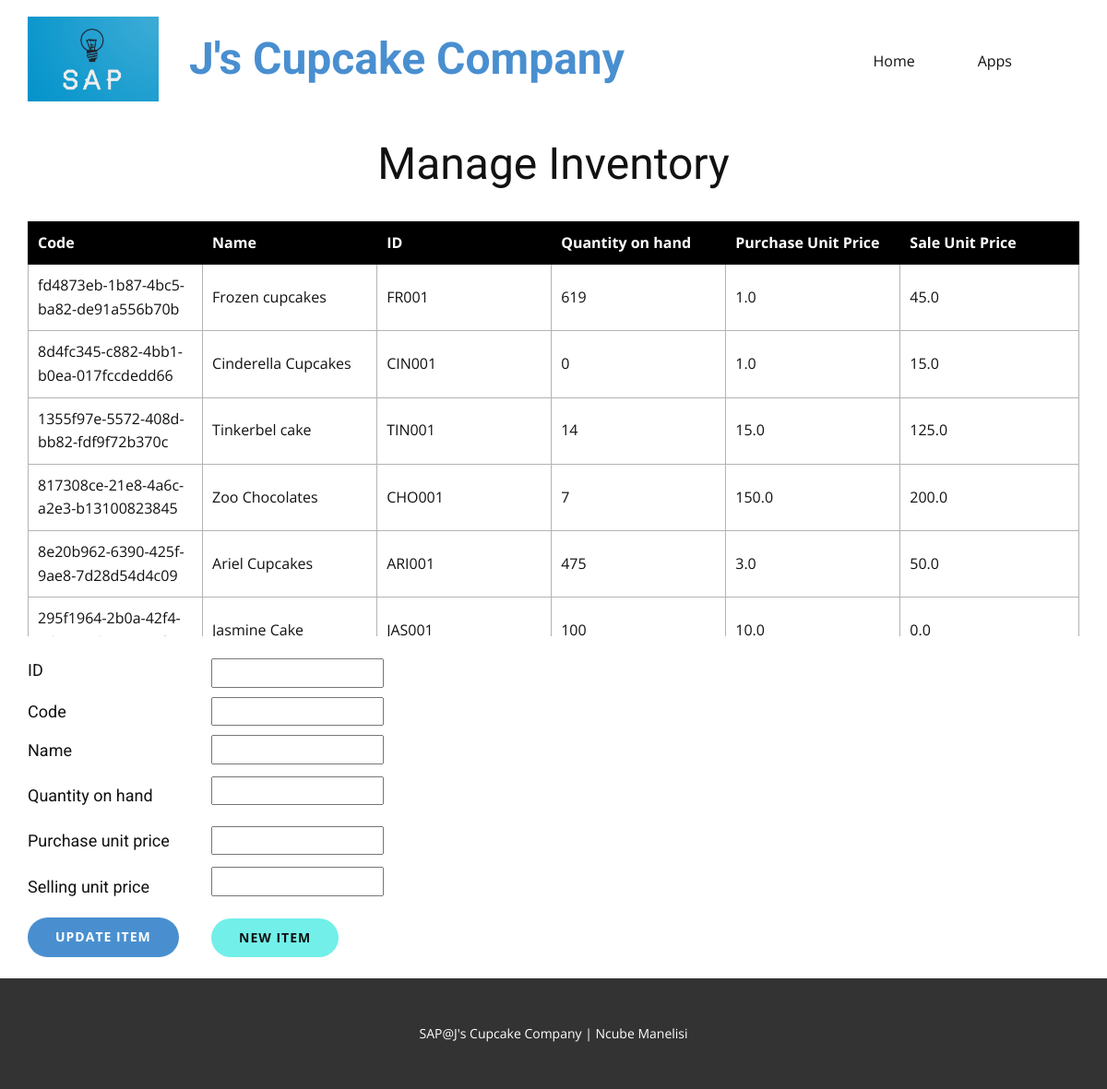
The app's page /manage-inventory, older data.
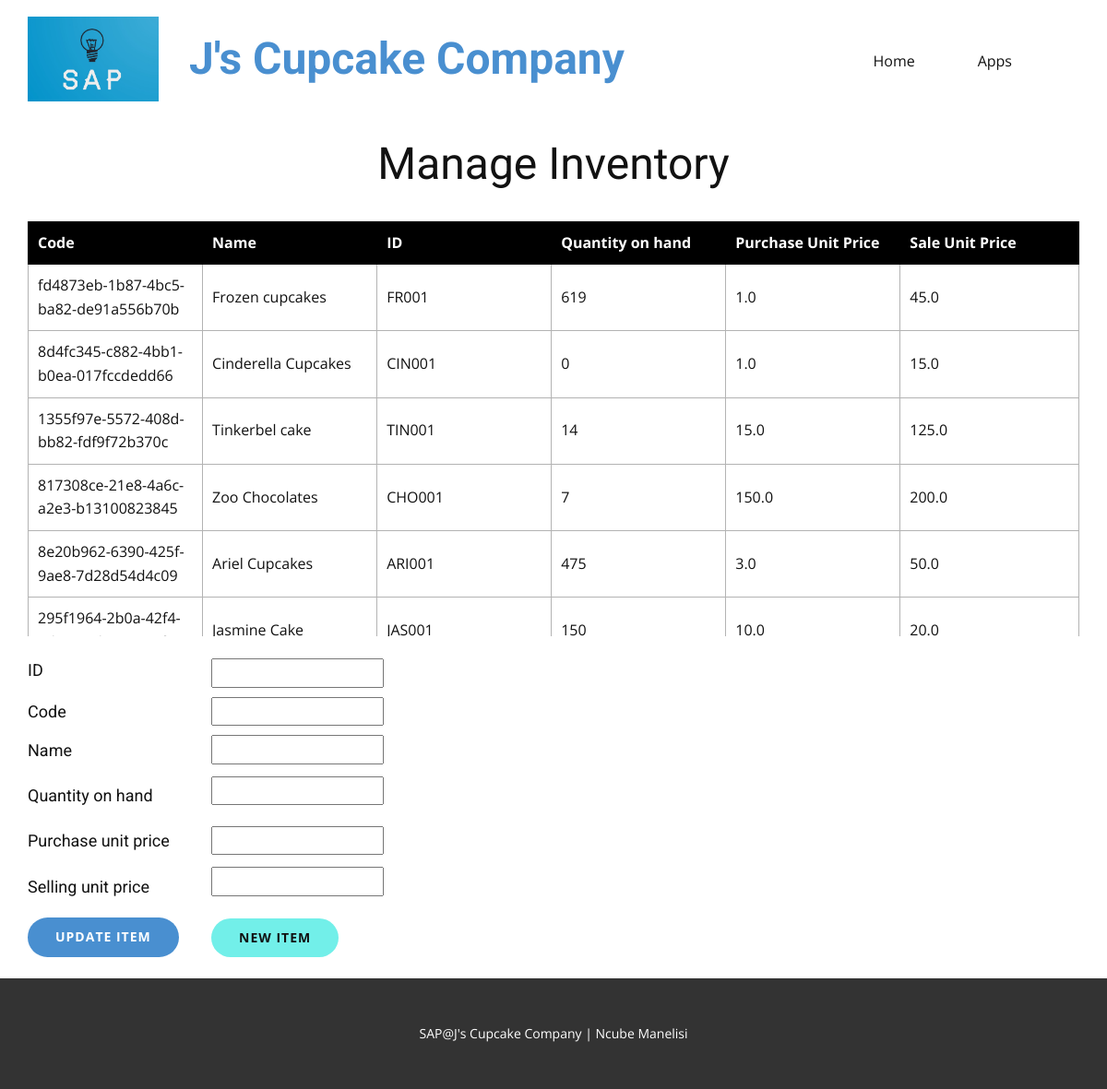
The same page, newer data.
### tables this page shows
CREATE TABLE Item (id TEXT, name TEXT, code TEXT PRIMARY KEY, quantity_on_hand INTEGER, purchase_unit_price REAL, sale_unit_price REAL);

### server.py (the view)
@app.route('/manage-inventory', methods=['GET'])
def manageInventory():
    return render_template('Manage-Inventory.html', items=fetchInventory()) #Manage-Inventory page, send with items

### server.py (called while the page is built)
def selectFromDatabase(select_query):
    try:
        conn = sqlite3.connect(db_name)
        cursor = conn.cursor()
        cursor.execute(select_query)
        result = cursor.fetchall()
        return result
    except sqlite3.Error as e:
        print(f"Error executing SELECT query: {e}")
        return None
    finally:
        if conn:
            conn.close()

def fetchInventory():
    tuples = selectFromDatabase("SELECT * FROM Item")   #Fetch data from table
    items = []
    for tuple in tuples:
        item = {    #Format as dictionary objects
            "id": tuple[0],
            "name": tuple[1],
            "code": tuple[2],
            "quantity_on_hand": tuple[3],
            "purchase_unit_price": tuple[4],
            "sale_unit_price": tuple[5]}
        items.append(item)
    return items

### templates/Manage-Inventory.html (shortened to what this page needs)
<!DOCTYPE html>
<html style="font-size: 16px;" lang="en"><head>
    <link rel="stylesheet" href="{{ url_for('static', filename='css/jcupcakecompany.css') }}" media="screen">
    <link rel="stylesheet" href="{{ url_for('static', filename='css/Manage-Inventory.css') }}" media="screen">
  <meta data-intl-tel-input-cdn-path="intlTelInput/"></head>
  <body class="u-body u-xl-mode" data-lang="en"><header class="u-clearfix u-header u-header" id="sec-a257"><div class="u-clearfix u-sheet u-sheet-1">
        <div class="u-image u-logo u-image-1" data-image-width="955" data-image-height="619">
          <img src="{{ url_for('static', filename='images/logo.jpg') }}" class="u-logo-image u-logo-image-1">
        </div>
        <p class="u-custom-font u-heading-font u-text u-text-default u-text-palette-1-base u-text-1">J's Cupcake Company </p>
        <nav class="u-menu u-menu-one-level u-offcanvas u-menu-1">
          <div class="u-custom-menu u-nav-container">
            <ul class="u-nav u-unstyled u-nav-1"><li class="u-nav-item"><span class="u-button-style u-nav-link u-text-active-palette-1-base u-text-hover-palette-2-base"  style="padding: 18px 34px;"id="home-1">Home</span>
            </li><li class="u-nav-item"><span class="u-button-style u-nav-link u-text-active-palette-1-base u-text-hover-palette-2-base"  style="padding: 18px 34px;" id="apps-1">Apps</span></li></ul>
          </div>
        </nav>
      </div></header>
    <section class="u-clearfix u-section-1" id="sec-6a14">
      <div class="u-clearfix u-sheet u-sheet-1">
        <h2 class="u-text u-text-default u-text-1">Manage Inventory</h2>
        <div class="u-expanded-width u-table u-table-responsive u-table-1" style="max-height: 450px; overflow-y: auto;">
          <table class="u-table-entity u-table-entity-1">
            <colgroup>
              <col width="16.6%">
              <col width="16.6%">
              <col width="16.6%">
              <col width="16.6%">
              <col width="16.6%">
              <col width="17%">
            </colgroup>
            <thead class="u-black u-table-header u-table-header-1">
              <tr style="height: 41px;">
                <th class="u-border-1 u-border-black u-table-cell">Code</th>
                <th class="u-border-1 u-border-black u-table-cell">Name</th>
                <th class="u-border-1 u-border-black u-table-cell">ID</th>
                <th class="u-border-1 u-border-black u-table-cell">Quantity on hand</th>
                <th class="u-border-1 u-border-black u-table-cell">Purchase Unit Price</th>
                <th class="u-border-1 u-border-black u-table-cell">Sale Unit Price</th>
              </tr>
            </thead>
            <tbody class="u-table-body" id="table">
              {% for item in items %}
              <tr style="height: 41px;" class="row">
                <td class="u-border-1 u-border-grey-30 u-table-cell code">{{item.id}}</td>
                <td class="u-border-1 u-border-grey-30 u-table-cell">{{item.name}}</td>
                <td class="u-border-1 u-border-grey-30 u-table-cell">{{item.code}}</td>
                <td class="u-border-1 u-border-grey-30 u-table-cell">{{item.quantity_on_hand}}</td>
                <td class="u-border-1 u-border-grey-30 u-table-cell">{{item.purchase_unit_price}}</td>
                <td class="u-border-1 u-border-grey-30 u-table-cell">{{item.sale_unit_price}}</td>
              </tr>
              {% endfor %}
            </tbody>
          </table>
        </div>
        <h6 class="u-text u-text-default u-text-2">ID</h6>
        <div class="u-clearfix u-custom-html u-custom-html-1">
          <input id="id" type="text">
        </div>
        <div class="u-clearfix u-custom-html u-custom-html-2">
          <input id="code" type="text">
        </div>
        <h6 class="u-text u-text-default u-text-3">Code</h6>
        <div class="u-clearfix u-custom-html u-custom-html-3">
          <input id="name" type="text">
        </div>
        <h6 class="u-text u-text-default u-text-4">Name</h6>
        <div class="u-clearfix u-custom-html u-custom-html-4">
          <input id="on-hand" type="number" min="1">
        </div>
        <h6 class="u-text u-text-default u-text-5">Quantity on hand</h6>
        <div class="u-clearfix u-custom-html u-custom-html-5">
          <input id="purchase-price" type="text">
        </div>
        <h6 class="u-text u-text-default u-text-6">Purchase unit price</h6>
        <div class="u-clearfix u-custom-html u-custom-html-6">
          <input id="selling-price" type="text">
        </div>
        <h6 class="u-text u-text-default u-text-7">Selling unit price</h6>
        <button id="update" class="u-btn u-btn-round u-button-style u-hover-palette-1-light-1 u-palette-1-base u-radius-50 u-btn-1">update item</button>
        <button id="new" class="u-border-none u-btn u-btn-round u-button-style u-hover-palette-4-base u-palette-4-light-1 u-radius-50 u-btn-2">new item</button>
      </div>
    </section>
    <footer class="u-align-center u-clearfix u-footer u-grey-80 u-footer" id="sec-00c8"><div class="u-clearfix u-sheet u-sheet-1">
        <p class="u-small-text u-text u-text-variant u-text-1">SAP@J's Cupcake Company | Ncube Manelisi</p>
      </div>
    </footer>
</body></html>

### static/css/Manage-Inventory.css (style rules this page uses)
td { cursor: pointer; }
.u-section-1 .u-sheet-1 { min-height: 566px; }
.u-section-1 .u-text-1 { margin: 10px auto 0; }
.u-section-1 .u-table-1 { margin-top: 35px; margin-bottom: 0; }
.u-section-1 .u-table-entity-1 { min-height: 100px; }
.u-section-1 .u-table-header-1 { font-weight: 700; background-image: none; }
.u-section-1 .u-text-2 { margin: 26px auto 0 0; }
.u-section-1 .u-custom-html-1 { height: auto; min-height: 31px; margin: -23px 747px 0 199px; }
.u-section-1 .u-custom-html-2 { height: auto; min-height: 35px; margin: 10px 747px 0 199px; }
.u-section-1 .u-text-3 { margin: -30px auto 0 0; }
.u-section-1 .u-custom-html-3 { height: auto; min-height: 31px; margin: 15px 747px 0 199px; }
.u-section-1 .u-text-4 { margin: -26px auto 0 0; }
.u-section-1 .u-custom-html-4 { height: auto; min-height: 31px; margin: 17px 747px 0 199px; }
.u-section-1 .u-text-5 { margin: -21px auto 0 0; }
.u-section-1 .u-custom-html-5 { height: auto; min-height: 31px; margin: 22px 747px 0 199px; }
.u-section-1 .u-text-6 { margin: -26px auto 0 0; }
.u-section-1 .u-custom-html-6 { height: auto; min-height: 31px; margin: 17px 747px 0 199px; }
.u-section-1 .u-text-7 { margin: -21px auto 0 0; }
.u-section-1 .u-btn-1 { font-weight: 700; text-transform: uppercase; font-size: 0.875rem; letter-spacing: 1px; margin: 23px auto 0 0; }
.u-section-1 .u-btn-2 { font-weight: 700; text-transform: uppercase; font-size: 0.875rem; letter-spacing: 1px; background-image: none; margin: -42px auto 23px 199px; }

Row changes from the older to the newer data that the page shows:
changed Item "295f1964-2b0a-42f4-ad24-aad148482afa": quantity_on_hand "100" → "150"; sale_unit_price "0.0" → "20.0"
